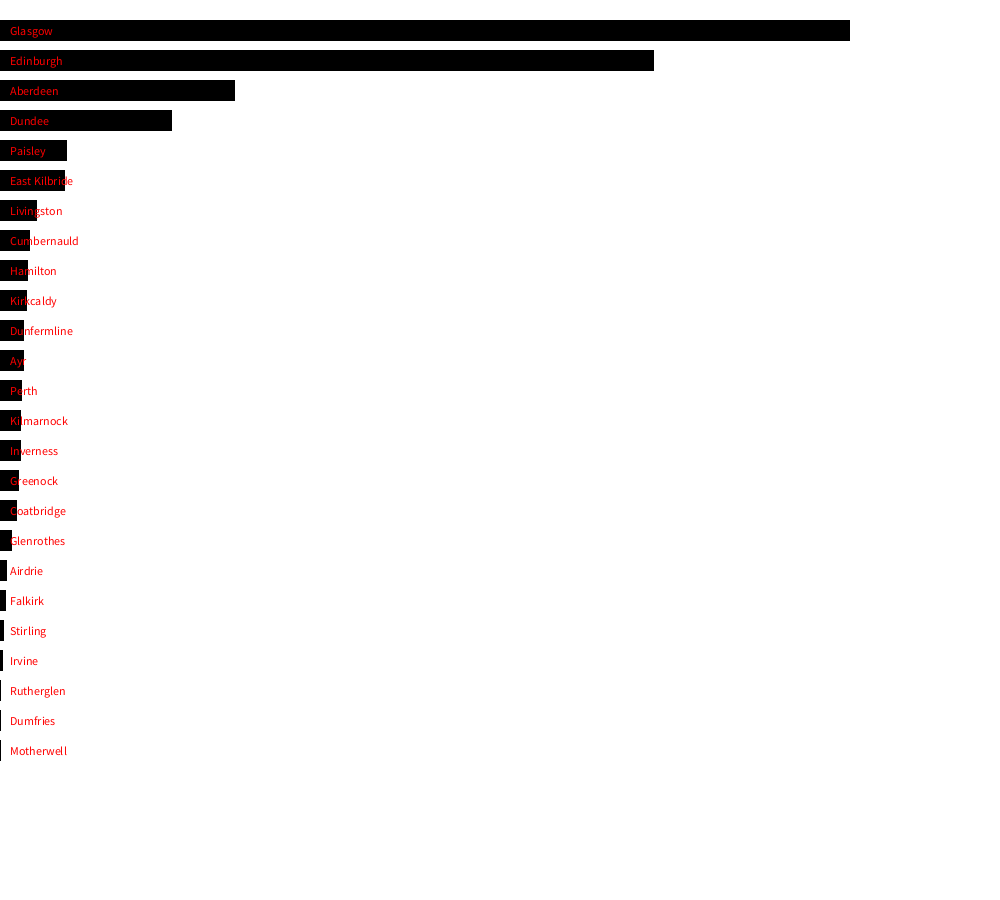
Frame 1 (no input)
Frame 60 (the mouse pressed at the canvas centre just before this capture): identical to frame 1, image omitted
Frame 120 (the mouse held since frame 60 and released just before this capture): identical to frame 1, image omitted

The Processing sketch that drew this single still picture (run headless with seeded random() and noise(); from frame 60 on, the mouse is pressed at the canvas centre):

// Processing sketch: processing_117960
// ── processing_117960.pde


// populations from:
// http://www.undiscoveredscotland.co.uk/usscotfax/geography/townscities.html


String[] location = {
  "Glasgow",
  "Edinburgh",
  "Aberdeen",
  "Dundee",
  "Paisley",
  "East Kilbride",
  "Livingston",
  "Cumbernauld",
  "Hamilton",
  "Kirkcaldy",
  "Dunfermline",
  "Ayr",
  "Perth",
  "Kilmarnock",
  "Inverness",
  "Greenock",
  "Coatbridge",
  "Glenrothes",
  "Airdrie",
  "Falkirk",
  "Stirling",
  "Irvine",
  "Rutherglen",
  "Dumfries",
  "Motherwell"
};

int [] population = {
  581320,
  454280,
  183030,
  142070,
  74100,
  73200,
  54740,
  50480,
  48900,
  48630,
  46430,
  46070,
  44820,
  44390,
  44220,
  43130,
  42000,
  38750,
  35500,
  34570,
  33710,
  32920,
  31700,
  31610,
  31180
};

int y = 10;     // start position of the bars
float w;        // width of the bars


void setup(){
  
  size(1000,900);
  background(255);

  // check the data is contained properly
  for(int i=0; i<population.length; i++){
    println(location[i] + " - " + population[i]);
  }
  
  int y = 20;    // y position of first bar
  
  // draw the bars
  for(int i=0; i<population.length; i++){
    // when mapping, use slightly higher than maximum
    // this means the bar will not go all the way to the right side
    w = map(population[i], 31180,581400,0,height - 50);
    fill(0);
    rect(0,y,w,20);
    
    // labels
    fill(255,0,0);
    text(location[i], 10, y+15);
    
    y+=30;  // increment to move the bars down the screen
  }
  
}


void draw(){
  
}
